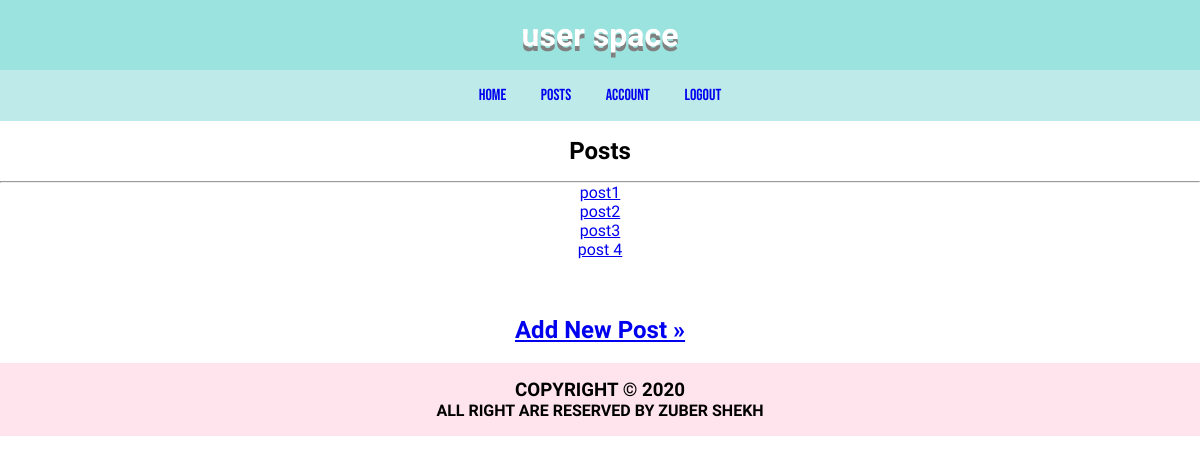
Screenshot of /Posts (signed in) with the database file from the repository.
### userspaceapp/post/models.py (models this page shows)
class Post(db.Model):
    __tablename__='posts'
    id=db.Column(db.Integer,primary_key=True)
    title=db.Column(db.String(50),nullable=False)
    content=db.Column(db.String(200),nullable=False)
    user_id=db.Column(db.Integer,db.ForeignKey('users.id'))

### userspaceapp/users/routes.py (the view)
@users.route('/Posts')
@login_required
def posts():
    return render_template('posts.html')

### userspaceapp/users/models.py (called while the page is built)
@login_manager.user_loader
def login_user(id):
    return User.query.get(int(id))

### userspaceapp/templates/posts.html
{%extends 'base.html'%}
{%block main%}
<section style="text-align: center;">
    <h2>Posts</h2>
    <hr>
    {%if current_user.posts%}
        {%for post in current_user.posts%}
            <ul>
                <li><a href="{{url_for('post.view_post',post_id=post.id)}}">{{post.title}}</a></li>
            </ul>
        {%endfor%}
    {%else%}
            <h3>No post available</h3>
    {%endif%}
    <br><br><br>
    <h1><a href="{{url_for('post.add_post')}}">Add New Post &raquo;</a></h1>
    <br>
</section>
{%endblock%}

### userspaceapp/static/css/app.css (style rules this page uses)
* { padding: 0; margin: 0; }
:root { --header-bg:#9be3de; --header-fonts:'Sigmar One', cursive; --nav-bg:#beebe9; --nav-fonts:'Bebas Neue', cursive; --main-bg:#fffdf9; --main-fonts:'Quicksand', sans-serif; --footer-bg:#ffe3ed; }
body { color: #ffffff; font-size: 16px; }
.main h2 { text-align: center; padding: 1rem; }

### rows the page displays
Post: title "post1"
Post: title "post2"
Post: title "post3"
Post: title "post 4"
